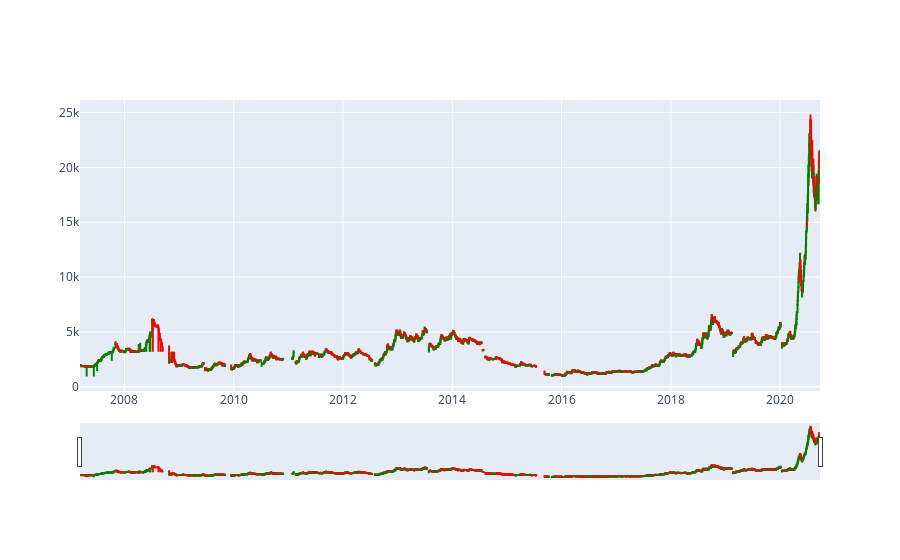

Source (notebook cell):
### Markdown cell above
Candle Stick:



![image.png](attachment:image.png)

### Code cell
df = pd.read_csv('foolad.csv')
df = df.set_index(pd.DatetimeIndex(df['Date'].values))
data = [pg.Candlestick(x=df.index, low=df['Low'], high=df['High'], close=df['Close'], open=df['Open'], increasing_line_color='green', decreasing_line_color='red')]
figure = pg.Figure(data=data)
figure.show()

### Figure 1 — Plotly figure (JSON) as saved in the notebook; plotly's stock layout.template omitted (floating-point values rounded to 4 significant figures; data arrays with more than 128 entries replaced by an {"elided": "..."} marker saying what was removed)
{"data": [{"close": {"elided": "2965 int values"}, "decreasing": {"line": {"color": "red"}}, "high": {"elided": "2965 int values"}, "increasing": {"line": {"color": "green"}}, "low": {"elided": "2965 int values"}, "open": {"elided": "2965 int values"}, "type": "candlestick", "x": {"elided": "2965 str values"}}], "layout": {}}
